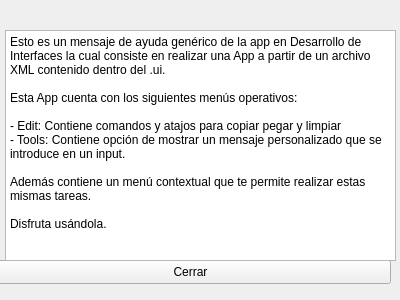
<?xml version="1.0" encoding="UTF-8"?>
<ui version="4.0">
 <class>Ayuda</class>
 <widget class="QWidget" name="Ayuda">
  <property name="geometry">
   <rect>
    <x>0</x>
    <y>0</y>
    <width>400</width>
    <height>300</height>
   </rect>
  </property>
  <property name="windowTitle">
   <string>Form</string>
  </property>
  <widget class="QPushButton" name="btnCerrar">
   <property name="geometry">
    <rect>
     <x>-10</x>
     <y>260</y>
     <width>401</width>
     <height>24</height>
    </rect>
   </property>
   <property name="text">
    <string>Cerrar</string>
   </property>
  </widget>
  <widget class="QTextBrowser" name="textoAyuda">
   <property name="geometry">
    <rect>
     <x>5</x>
     <y>30</y>
     <width>391</width>
     <height>231</height>
    </rect>
   </property>
   <property name="html">
    <string>&lt;!DOCTYPE HTML PUBLIC &quot;-//W3C//DTD HTML 4.0//EN&quot; &quot;http://www.w3.org/TR/REC-html40/strict.dtd&quot;&gt;
&lt;html&gt;&lt;head&gt;&lt;meta name=&quot;qrichtext&quot; content=&quot;1&quot; /&gt;&lt;meta charset=&quot;utf-8&quot; /&gt;&lt;style type=&quot;text/css&quot;&gt;
p, li { white-space: pre-wrap; }
hr { height: 1px; border-width: 0; }
li.unchecked::marker { content: &quot;\2610&quot;; }
li.checked::marker { content: &quot;\2612&quot;; }
&lt;/style&gt;&lt;/head&gt;&lt;body style=&quot; font-family:'Segoe UI'; font-size:9pt; font-weight:400; font-style:normal;&quot;&gt;
&lt;p style=&quot; margin-top:0px; margin-bottom:0px; margin-left:0px; margin-right:0px; -qt-block-indent:0; text-indent:0px;&quot;&gt;Esto es un mensaje de ayuda genérico de la app en Desarrollo de Interfaces la cual consiste en realizar una App a partir de un archivo XML contenido dentro del .ui.&lt;/p&gt;
&lt;p style=&quot;-qt-paragraph-type:empty; margin-top:0px; margin-bottom:0px; margin-left:0px; margin-right:0px; -qt-block-indent:0; text-indent:0px;&quot;&gt;&lt;br /&gt;&lt;/p&gt;
&lt;p style=&quot; margin-top:0px; margin-bottom:0px; margin-left:0px; margin-right:0px; -qt-block-indent:0; text-indent:0px;&quot;&gt;Esta App cuenta con los siguientes menús operativos:&lt;/p&gt;
&lt;p style=&quot;-qt-paragraph-type:empty; margin-top:0px; margin-bottom:0px; margin-left:0px; margin-right:0px; -qt-block-indent:0; text-indent:0px;&quot;&gt;&lt;br /&gt;&lt;/p&gt;
&lt;p style=&quot; margin-top:0px; margin-bottom:0px; margin-left:0px; margin-right:0px; -qt-block-indent:0; text-indent:0px;&quot;&gt;- Edit: Contiene comandos y atajos para copiar pegar y limpiar&lt;/p&gt;
&lt;p style=&quot; margin-top:0px; margin-bottom:0px; margin-left:0px; margin-right:0px; -qt-block-indent:0; text-indent:0px;&quot;&gt;- Tools: Contiene opción de mostrar un mensaje personalizado que se introduce en un input.&lt;/p&gt;
&lt;p style=&quot;-qt-paragraph-type:empty; margin-top:0px; margin-bottom:0px; margin-left:0px; margin-right:0px; -qt-block-indent:0; text-indent:0px;&quot;&gt;&lt;br /&gt;&lt;/p&gt;
&lt;p style=&quot; margin-top:0px; margin-bottom:0px; margin-left:0px; margin-right:0px; -qt-block-indent:0; text-indent:0px;&quot;&gt;Además contiene un menú contextual que te permite realizar estas mismas tareas.&lt;/p&gt;
&lt;p style=&quot;-qt-paragraph-type:empty; margin-top:0px; margin-bottom:0px; margin-left:0px; margin-right:0px; -qt-block-indent:0; text-indent:0px;&quot;&gt;&lt;br /&gt;&lt;/p&gt;
&lt;p style=&quot; margin-top:0px; margin-bottom:0px; margin-left:0px; margin-right:0px; -qt-block-indent:0; text-indent:0px;&quot;&gt;Disfruta usándola.&lt;/p&gt;&lt;/body&gt;&lt;/html&gt;</string>
   </property>
  </widget>
 </widget>
 <resources/>
 <connections/>
</ui>
